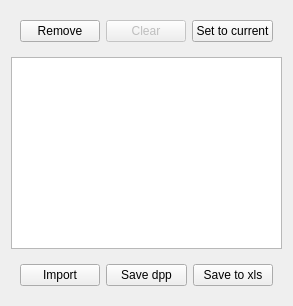
           <widget class="QWidget" name="tab_PeakFitSection">
            <attribute name="title">
             <string>Sections</string>
            </attribute>
            <layout class="QVBoxLayout" name="verticalLayout_15">
             <item>
              <widget class="QFrame" name="frame_28">
               <property name="sizePolicy">
                <sizepolicy hsizetype="Preferred" vsizetype="Fixed">
                 <horstretch>0</horstretch>
                 <verstretch>0</verstretch>
                </sizepolicy>
               </property>
               <layout class="QHBoxLayout" name="horizontalLayout_8">
                <item>
                 <widget class="QPushButton" name="pushButton_PkFtSectionRemove">
                  <property name="text">
                   <string>Remove</string>
                  </property>
                 </widget>
                </item>
                <item>
                 <widget class="QPushButton" name="pushButton_PkFtSectionClear">
                  <property name="enabled">
                   <bool>false</bool>
                  </property>
                  <property name="text">
                   <string>Clear</string>
                  </property>
                 </widget>
                </item>
                <item>
                 <widget class="QPushButton" name="pushButton_PkFtSectionSetToCurrent">
                  <property name="text">
                   <string>Set to current</string>
                  </property>
                 </widget>
                </item>
               </layout>
              </widget>
             </item>
             <item>
              <widget class="QTableWidget" name="tableWidget_PkFtSections">
               <property name="sizePolicy">
                <sizepolicy hsizetype="Expanding" vsizetype="Expanding">
                 <horstretch>0</horstretch>
                 <verstretch>0</verstretch>
                </sizepolicy>
               </property>
              </widget>
             </item>
             <item>
              <widget class="QFrame" name="frame_33">
               <layout class="QHBoxLayout" name="horizontalLayout_7">
                <item>
                 <widget class="QPushButton" name="pushButton_PkFtSectionImport">
                  <property name="text">
                   <string>Import</string>
                  </property>
                 </widget>
                </item>
                <item>
                 <widget class="QPushButton" name="pushButton_PkFtSectionSavetoDPP">
                  <property name="text">
                   <string>Save dpp</string>
                  </property>
                 </widget>
                </item>
                <item>
                 <widget class="QPushButton" name="pushButton_PkFtSectionSavetoXLS">
                  <property name="text">
                   <string>Save to xls</string>
                  </property>
                 </widget>
                </item>
               </layout>
              </widget>
             </item>
            </layout>
           </widget>
